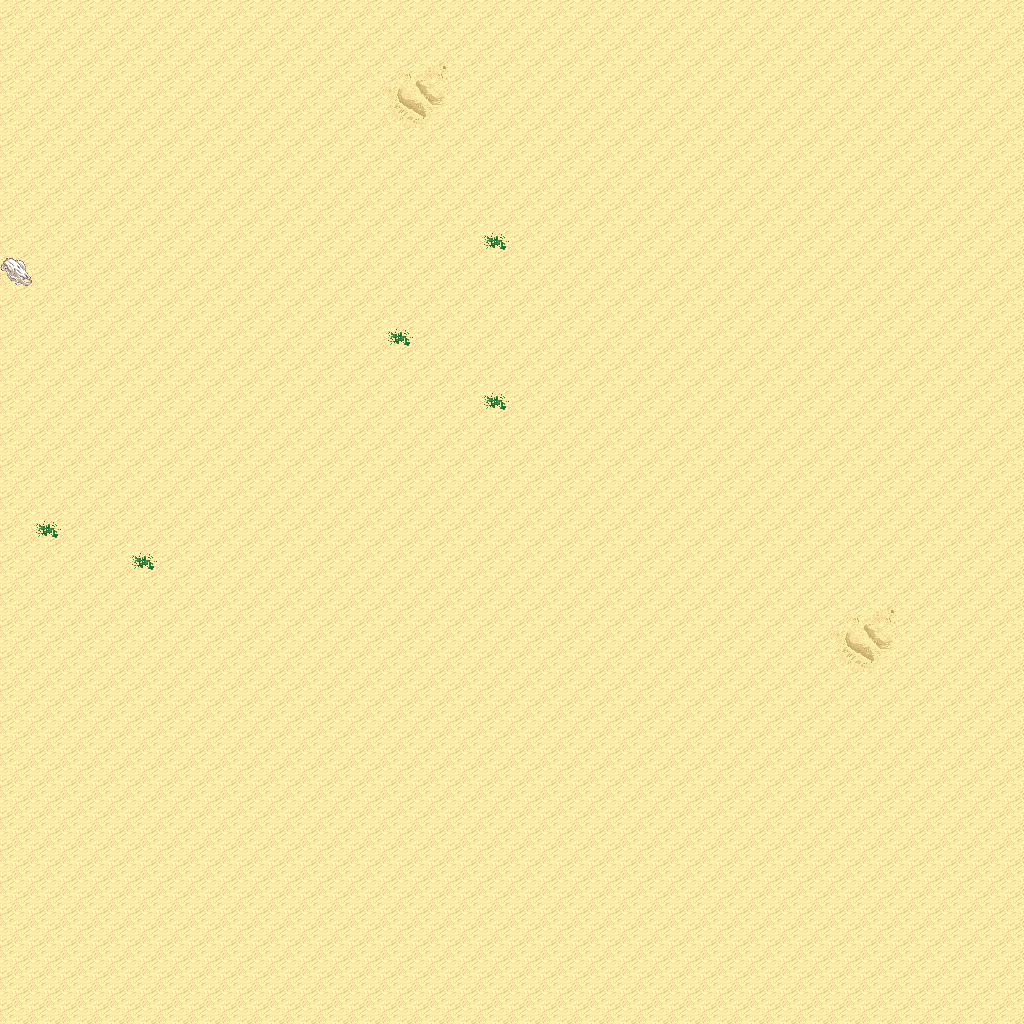

Below is a game level as drawn by its tile map, then a one-line description and the .tmx that defines it (tile-layer data replaced by summaries):
An orthogonal 32x32 tile map with 32x32 px tiles, 5 tile layers (Ground, Objects, Objects2, Above, ...), 1 hidden layer not drawn, 6 tilesets.

<map version="1.10" tiledversion="1.11.0" orientation="orthogonal" renderorder="right-down" width="32" height="32" tilewidth="32" tileheight="32" infinite="0" nextlayerid="11" nextobjectid="1">
 <tileset firstgid="1" name="logic_collision" tilewidth="32" tileheight="32" tilecount="1" columns="1">
  <image source="../drawable/logic_collision.png" width="32" height="32" />
 </tileset>
 <tileset firstgid="2" name="terrain_desert" tilewidth="32" tileheight="32" tilecount="88" columns="8">
  <image source="../drawable/terrain_desert.png" width="256" height="352" />
 </tileset>
 <tileset firstgid="90" name="ground_sand_2" tilewidth="32" tileheight="32" tilecount="15" columns="5">
  <image source="../drawable/ground_sand_2.png" width="160" height="96" />
 </tileset>
 <tileset firstgid="105" name="plant_cactus_2" tilewidth="32" tileheight="32" tilecount="10" columns="5">
  <image source="../drawable/plant_cactus_2.png" width="160" height="64" />
 </tileset>
 <tileset firstgid="115" name="plant_cactus" tilewidth="32" tileheight="32" tilecount="2" columns="1">
  <image source="../drawable/plant_cactus.png" width="32" height="64" />
 </tileset>
 <tileset firstgid="117" name="plant_round_cactuses" tilewidth="32" tileheight="32" tilecount="20" columns="10">
  <image source="../drawable/plant_round_cactuses.png" width="320" height="64" />
 </tileset>
 <layer id="1" name="Ground" width="32" height="32">
  <data>[1024 cells, 1024 non-empty, 7 distinct tile ids]</data>
 </layer>
 <layer id="2" name="Objects" width="32" height="32">
  <data>[1024 cells, 0 non-empty, 0 distinct tile ids]</data>
 </layer>
 <layer id="3" name="Objects2" width="32" height="32">
  <data>[1024 cells, 0 non-empty, 0 distinct tile ids]</data>
 </layer>
 <layer id="4" name="Above" width="32" height="32">
  <data>[1024 cells, 0 non-empty, 0 distinct tile ids]</data>
 </layer>
 <layer id="5" name="Above2" width="32" height="32">
  <data>[1024 cells, 0 non-empty, 0 distinct tile ids]</data>
 </layer>
 <layer id="6" name="Walkable" width="32" height="32" visible="0">
  <data>[1024 cells, 1 non-empty, 1 distinct tile ids]</data>
 </layer>
 <objectgroup id="7" name="Mapevents" />
 <objectgroup id="8" name="Spawn" />
 <objectgroup id="9" name="Keys" />
 <objectgroup id="10" name="Replace" />
</map>
